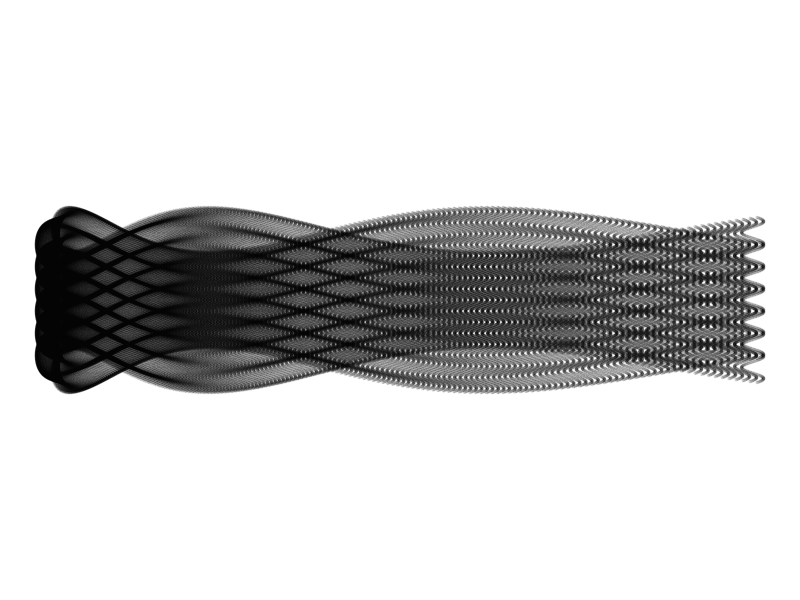

Write the R code that produced this figure.
## ---- chunk 1
knitr::opts_chunk$set(
  comment = NA, 
  echo = TRUE, 
  warning = TRUE, 
  message = TRUE, 
  fig.width = 11, 
  fig.height = 8.5,
  error = TRUE
)
## ---- chunk 2
# import libraries
library(dplyr)
library(ggplot2)
## ---- chunk 3
seq(from=-10, to=10, by = 0.05) %>%
  expand.grid(x=., y=.) %>%
  ggplot(aes(x=(x^2+ pi * cos(y)^2), y=(y + pi * sin(x)))) +
    geom_point(alpha=.1, shape=20, size=1, color="black") +
    theme_void() +
    coord_fixed()
